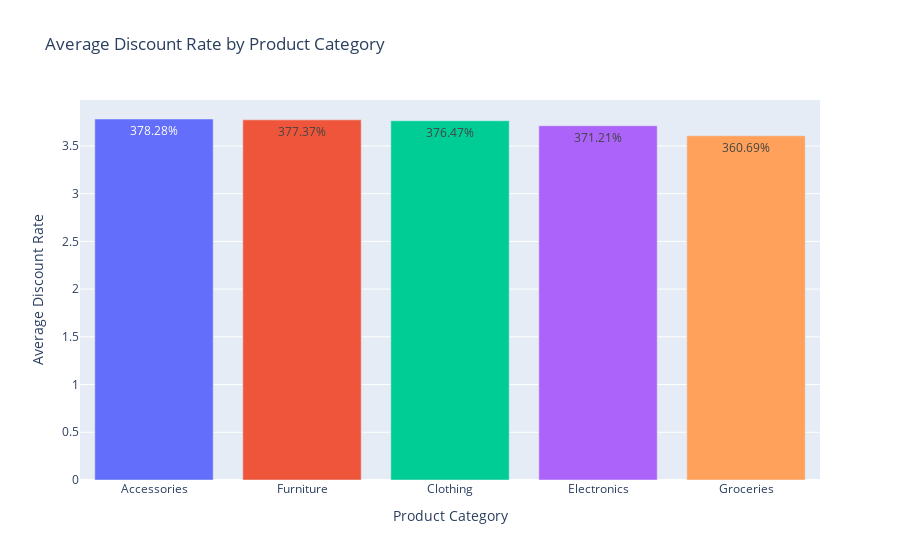

The cell this chart's notebook holds for it:
### Markdown cell above
5.How do discounts vary across categories?

### Code cell
discount_by_category = (
    df.groupby('ProductCategory')['DiscountRate']
      .mean()
      .sort_values(ascending=False)
      .reset_index()
)

fig = px.bar(
    discount_by_category,
    x='ProductCategory',
    y='DiscountRate',
    text_auto='.2%',
    title='Average Discount Rate by Product Category',
    color='ProductCategory'
)
fig.update_layout(
    xaxis_title='Product Category',
    yaxis_title='Average Discount Rate',
    showlegend=False
)
fig.show()

### Figure 1 — Plotly figure (JSON) as saved in the notebook; plotly's stock layout.template omitted (floating-point values rounded to 4 significant figures)
{"data": [{"hovertemplate": "ProductCategory=%{x}<br>DiscountRate=%{y}<extra></extra>", "legendgroup": "Accessories", "marker": {"color": "#636efa", "pattern": {"shape": ""}}, "name": "Accessories", "orientation": "v", "showlegend": true, "textposition": "auto", "texttemplate": "%{y:.2%}", "type": "bar", "x": ["Accessories"], "xaxis": "x", "y": [3.783], "yaxis": "y"}, {"hovertemplate": "ProductCategory=%{x}<br>DiscountRate=%{y}<extra></extra>", "legendgroup": "Furniture", "marker": {"color": "#EF553B", "pattern": {"shape": ""}}, "name": "Furniture", "orientation": "v", "showlegend": true, "textposition": "auto", "texttemplate": "%{y:.2%}", "type": "bar", "x": ["Furniture"], "xaxis": "x", "y": [3.774], "yaxis": "y"}, {"hovertemplate": "ProductCategory=%{x}<br>DiscountRate=%{y}<extra></extra>", "legendgroup": "Clothing", "marker": {"color": "#00cc96", "pattern": {"shape": ""}}, "name": "Clothing", "orientation": "v", "showlegend": true, "textposition": "auto", "texttemplate": "%{y:.2%}", "type": "bar", "x": ["Clothing"], "xaxis": "x", "y": [3.765], "yaxis": "y"}, {"hovertemplate": "ProductCategory=%{x}<br>DiscountRate=%{y}<extra></extra>", "legendgroup": "Electronics", "marker": {"color": "#ab63fa", "pattern": {"shape": ""}}, "name": "Electronics", "orientation": "v", "showlegend": true, "textposition": "auto", "texttemplate": "%{y:.2%}", "type": "bar", "x": ["Electronics"], "xaxis": "x", "y": [3.712], "yaxis": "y"}, {"hovertemplate": "ProductCategory=%{x}<br>DiscountRate=%{y}<extra></extra>", "legendgroup": "Groceries", "marker": {"color": "#FFA15A", "pattern": {"shape": ""}}, "name": "Groceries", "orientation": "v", "showlegend": true, "textposition": "auto", "texttemplate": "%{y:.2%}", "type": "bar", "x": ["Groceries"], "xaxis": "x", "y": [3.607], "yaxis": "y"}], "layout": {"barmode": "relative", "legend": {"title": {"text": "ProductCategory"}, "tracegroupgap": 0}, "showlegend": false, "title": {"text": "Average Discount Rate by Product Category"}, "xaxis": {"anchor": "y", "categoryarray": ["Accessories", "Furniture", "Clothing", "Electronics", "Groceries"], "categoryorder": "array", "domain": [0, 1], "title": {"text": "Product Category"}}, "yaxis": {"anchor": "x", "domain": [0, 1], "title": {"text": "Average Discount Rate"}}}}
